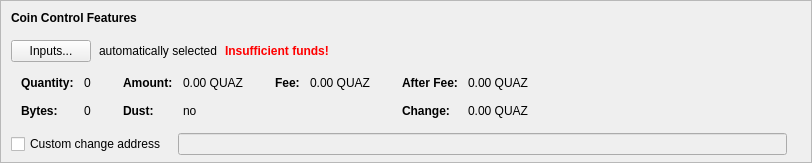
    <widget class="QFrame" name="frameCoinControl">
     <property name="sizePolicy">
      <sizepolicy hsizetype="Expanding" vsizetype="Expanding">
       <horstretch>0</horstretch>
       <verstretch>0</verstretch>
      </sizepolicy>
     </property>
     <property name="maximumSize">
      <size>
       <width>16777215</width>
       <height>16777215</height>
      </size>
     </property>
     <property name="frameShape">
      <enum>QFrame::StyledPanel</enum>
     </property>
     <property name="frameShadow">
      <enum>QFrame::Sunken</enum>
     </property>
     <layout class="QVBoxLayout" name="verticalLayoutCoinControl2">
      <property name="spacing">
       <number>0</number>
      </property>
      <property name="leftMargin">
       <number>0</number>
      </property>
      <property name="topMargin">
       <number>0</number>
      </property>
      <property name="rightMargin">
       <number>0</number>
      </property>
      <property name="bottomMargin">
       <number>6</number>
      </property>
      <item>
       <layout class="QVBoxLayout" name="verticalLayoutCoinControl" stretch="0,0,0,0,1">
        <property name="spacing">
         <number>0</number>
        </property>
        <property name="leftMargin">
         <number>10</number>
        </property>
        <property name="topMargin">
         <number>10</number>
        </property>
        <item>
         <layout class="QHBoxLayout" name="horizontalLayoutCoinControl1">
          <property name="bottomMargin">
           <number>15</number>
          </property>
          <item>
           <widget class="QLabel" name="labelCoinControlFeatures">
            <property name="sizePolicy">
             <sizepolicy hsizetype="Preferred" vsizetype="Maximum">
              <horstretch>0</horstretch>
              <verstretch>0</verstretch>
             </sizepolicy>
            </property>
            <property name="font">
             <font>
              <weight>75</weight>
              <bold>true</bold>
             </font>
            </property>
            <property name="styleSheet">
             <string notr="true">font-weight:bold;</string>
            </property>
            <property name="text">
             <string>Coin Control Features</string>
            </property>
           </widget>
          </item>
         </layout>
        </item>
        <item>
         <layout class="QHBoxLayout" name="horizontalLayoutCoinControl2" stretch="0,0,0,0">
          <property name="spacing">
           <number>8</number>
          </property>
          <property name="bottomMargin">
           <number>10</number>
          </property>
          <item>
           <widget class="QPushButton" name="pushButtonCoinControl">
            <property name="styleSheet">
             <string notr="true"/>
            </property>
            <property name="text">
             <string>Inputs...</string>
            </property>
            <property name="autoDefault">
             <bool>false</bool>
            </property>
           </widget>
          </item>
          <item>
           <widget class="QLabel" name="labelCoinControlAutomaticallySelected">
            <property name="text">
             <string>automatically selected</string>
            </property>
            <property name="margin">
             <number>5</number>
            </property>
           </widget>
          </item>
          <item>
           <widget class="QLabel" name="labelCoinControlInsuffFunds">
            <property name="font">
             <font>
              <weight>75</weight>
              <bold>true</bold>
             </font>
            </property>
            <property name="styleSheet">
             <string notr="true">color:red;font-weight:bold;</string>
            </property>
            <property name="text">
             <string>Insufficient funds!</string>
            </property>
            <property name="margin">
             <number>5</number>
            </property>
           </widget>
          </item>
          <item>
           <spacer name="horizontalSpacerCoinControl">
            <property name="orientation">
             <enum>Qt::Horizontal</enum>
            </property>
            <property name="sizeHint" stdset="0">
             <size>
              <width>40</width>
              <height>1</height>
             </size>
            </property>
           </spacer>
          </item>
         </layout>
        </item>
        <item>
         <widget class="QWidget" name="widgetCoinControl" native="true">
          <property name="sizePolicy">
           <sizepolicy hsizetype="Preferred" vsizetype="Preferred">
            <horstretch>0</horstretch>
            <verstretch>0</verstretch>
           </sizepolicy>
          </property>
          <property name="minimumSize">
           <size>
            <width>0</width>
            <height>0</height>
           </size>
          </property>
          <property name="styleSheet">
           <string notr="true"/>
          </property>
          <layout class="QHBoxLayout" name="horizontalLayoutCoinControl5">
           <property name="leftMargin">
            <number>0</number>
           </property>
           <property name="topMargin">
            <number>0</number>
           </property>
           <property name="rightMargin">
            <number>0</number>
           </property>
           <property name="bottomMargin">
            <number>0</number>
           </property>
           <item>
            <layout class="QHBoxLayout" name="horizontalLayoutCoinControl3" stretch="0,0,0,1">
             <property name="spacing">
              <number>20</number>
             </property>
             <property name="topMargin">
              <number>0</number>
             </property>
             <property name="bottomMargin">
              <number>10</number>
             </property>
             <item>
              <layout class="QFormLayout" name="formLayoutCoinControl1">
               <property name="horizontalSpacing">
                <number>10</number>
               </property>
               <property name="verticalSpacing">
                <number>14</number>
               </property>
               <property name="leftMargin">
                <number>10</number>
               </property>
               <property name="topMargin">
                <number>4</number>
               </property>
               <property name="rightMargin">
                <number>6</number>
               </property>
               <item row="0" column="0">
                <widget class="QLabel" name="labelCoinControlQuantityText">
                 <property name="font">
                  <font>
                   <weight>75</weight>
                   <bold>true</bold>
                  </font>
                 </property>
                 <property name="text">
                  <string>Quantity:</string>
                 </property>
                 <property name="margin">
                  <number>0</number>
                 </property>
                </widget>
               </item>
               <item row="0" column="1">
                <widget class="QLabel" name="labelCoinControlQuantity">
                 <property name="cursor">
                  <cursorShape>IBeamCursor</cursorShape>
                 </property>
                 <property name="contextMenuPolicy">
                  <enum>Qt::ActionsContextMenu</enum>
                 </property>
                 <property name="text">
                  <string notr="true">0</string>
                 </property>
                 <property name="margin">
                  <number>0</number>
                 </property>
                 <property name="textInteractionFlags">
                  <set>Qt::LinksAccessibleByMouse|Qt::TextSelectableByKeyboard|Qt::TextSelectableByMouse</set>
                 </property>
                </widget>
               </item>
               <item row="1" column="0">
                <widget class="QLabel" name="labelCoinControlBytesText">
                 <property name="font">
                  <font>
                   <weight>75</weight>
                   <bold>true</bold>
                  </font>
                 </property>
                 <property name="text">
                  <string>Bytes:</string>
                 </property>
                </widget>
               </item>
               <item row="1" column="1">
                <widget class="QLabel" name="labelCoinControlBytes">
                 <property name="cursor">
                  <cursorShape>IBeamCursor</cursorShape>
                 </property>
                 <property name="contextMenuPolicy">
                  <enum>Qt::ActionsContextMenu</enum>
                 </property>
                 <property name="text">
                  <string notr="true">0</string>
                 </property>
                 <property name="textInteractionFlags">
                  <set>Qt::LinksAccessibleByMouse|Qt::TextSelectableByKeyboard|Qt::TextSelectableByMouse</set>
                 </property>
                </widget>
               </item>
              </layout>
             </item>
             <item>
              <layout class="QFormLayout" name="formLayoutCoinControl2">
               <property name="horizontalSpacing">
                <number>10</number>
               </property>
               <property name="verticalSpacing">
                <number>14</number>
               </property>
               <property name="leftMargin">
                <number>6</number>
               </property>
               <property name="topMargin">
                <number>4</number>
               </property>
               <property name="rightMargin">
                <number>6</number>
               </property>
               <item row="0" column="0">
                <widget class="QLabel" name="labelCoinControlAmountText">
                 <property name="font">
                  <font>
                   <weight>75</weight>
                   <bold>true</bold>
                  </font>
                 </property>
                 <property name="text">
                  <string>Amount:</string>
                 </property>
                 <property name="margin">
                  <number>0</number>
                 </property>
                </widget>
               </item>
               <item row="0" column="1">
                <widget class="QLabel" name="labelCoinControlAmount">
                 <property name="cursor">
                  <cursorShape>IBeamCursor</cursorShape>
                 </property>
                 <property name="contextMenuPolicy">
                  <enum>Qt::ActionsContextMenu</enum>
                 </property>
                 <property name="text">
                  <string notr="true">0.00 QUAZ</string>
                 </property>
                 <property name="textInteractionFlags">
                  <set>Qt::LinksAccessibleByMouse|Qt::TextSelectableByKeyboard|Qt::TextSelectableByMouse</set>
                 </property>
                </widget>
               </item>
               <item row="1" column="0">
                <widget class="QLabel" name="labelCoinControlLowOutputText">
                 <property name="font">
                  <font>
                   <weight>75</weight>
                   <bold>true</bold>
                  </font>
                 </property>
                 <property name="text">
                  <string>Dust:</string>
                 </property>
                </widget>
               </item>
               <item row="1" column="1">
                <widget class="QLabel" name="labelCoinControlLowOutput">
                 <property name="cursor">
                  <cursorShape>IBeamCursor</cursorShape>
                 </property>
                 <property name="contextMenuPolicy">
                  <enum>Qt::ActionsContextMenu</enum>
                 </property>
                 <property name="text">
                  <string notr="true">no</string>
                 </property>
                 <property name="textInteractionFlags">
                  <set>Qt::LinksAccessibleByMouse|Qt::TextSelectableByKeyboard|Qt::TextSelectableByMouse</set>
                 </property>
                </widget>
               </item>
              </layout>
             </item>
             <item>
              <layout class="QFormLayout" name="formLayoutCoinControl3">
               <property name="horizontalSpacing">
                <number>10</number>
               </property>
               <property name="verticalSpacing">
                <number>14</number>
               </property>
               <property name="leftMargin">
                <number>6</number>
               </property>
               <property name="topMargin">
                <number>4</number>
               </property>
               <property name="rightMargin">
                <number>6</number>
               </property>
               <item row="0" column="0">
                <widget class="QLabel" name="labelCoinControlFeeText">
                 <property name="font">
                  <font>
                   <weight>75</weight>
                   <bold>true</bold>
                  </font>
                 </property>
                 <property name="text">
                  <string>Fee:</string>
                 </property>
                 <property name="margin">
                  <number>0</number>
                 </property>
                </widget>
               </item>
               <item row="0" column="1">
                <widget class="QLabel" name="labelCoinControlFee">
                 <property name="cursor">
                  <cursorShape>IBeamCursor</cursorShape>
                 </property>
                 <property name="contextMenuPolicy">
                  <enum>Qt::ActionsContextMenu</enum>
                 </property>
                 <property name="text">
                  <string notr="true">0.00 QUAZ</string>
                 </property>
                 <property name="textInteractionFlags">
                  <set>Qt::LinksAccessibleByMouse|Qt::TextSelectableByKeyboard|Qt::TextSelectableByMouse</set>
                 </property>
                </widget>
               </item>
             </layout>
             </item>
             <item>
              <layout class="QFormLayout" name="formLayoutCoinControl4">
               <property name="horizontalSpacing">
                <number>10</number>
               </property>
               <property name="verticalSpacing">
                <number>14</number>
               </property>
               <property name="leftMargin">
                <number>6</number>
               </property>
               <property name="topMargin">
                <number>4</number>
               </property>
               <property name="rightMargin">
                <number>6</number>
               </property>
               <item row="0" column="0">
                <widget class="QLabel" name="labelCoinControlAfterFeeText">
                 <property name="font">
                  <font>
                   <weight>75</weight>
                   <bold>true</bold>
                  </font>
                 </property>
                 <property name="text">
                  <string>After Fee:</string>
                 </property>
                 <property name="margin">
                  <number>0</number>
                 </property>
                </widget>
               </item>
               <item row="0" column="1">
                <widget class="QLabel" name="labelCoinControlAfterFee">
                 <property name="cursor">
                  <cursorShape>IBeamCursor</cursorShape>
                 </property>
                 <property name="contextMenuPolicy">
                  <enum>Qt::ActionsContextMenu</enum>
                 </property>
                 <property name="text">
                  <string notr="true">0.00 QUAZ</string>
                 </property>
                 <property name="textInteractionFlags">
                  <set>Qt::LinksAccessibleByMouse|Qt::TextSelectableByKeyboard|Qt::TextSelectableByMouse</set>
                 </property>
                </widget>
               </item>
               <item row="1" column="0">
                <widget class="QLabel" name="labelCoinControlChangeText">
                 <property name="font">
                  <font>
                   <weight>75</weight>
                   <bold>true</bold>
                  </font>
                 </property>
                 <property name="text">
                  <string>Change:</string>
                 </property>
                </widget>
               </item>
               <item row="1" column="1">
                <widget class="QLabel" name="labelCoinControlChange">
                 <property name="cursor">
                  <cursorShape>IBeamCursor</cursorShape>
                 </property>
                 <property name="contextMenuPolicy">
                  <enum>Qt::ActionsContextMenu</enum>
                 </property>
                 <property name="text">
                  <string notr="true">0.00 QUAZ</string>
                 </property>
                 <property name="textInteractionFlags">
                  <set>Qt::LinksAccessibleByMouse|Qt::TextSelectableByKeyboard|Qt::TextSelectableByMouse</set>
                 </property>
                </widget>
               </item>
              </layout>
             </item>
            </layout>
           </item>
          </layout>
         </widget>
        </item>
        <item>
         <layout class="QHBoxLayout" name="horizontalLayoutCoinControl4" stretch="0,0,0">
          <property name="spacing">
           <number>12</number>
          </property>
          <property name="sizeConstraint">
           <enum>QLayout::SetDefaultConstraint</enum>
          </property>
          <property name="topMargin">
           <number>5</number>
          </property>
          <property name="rightMargin">
           <number>5</number>
          </property>
          <item>
           <widget class="QCheckBox" name="checkBoxCoinControlChange">
            <property name="toolTip">
             <string>If this is activated, but the change address is empty or invalid, change will be sent to a newly generated address.</string>
            </property>
            <property name="text">
             <string>Custom change address</string>
            </property>
           </widget>
          </item>
          <item>
           <widget class="QValidatedLineEdit" name="lineEditCoinControlChange">
            <property name="enabled">
             <bool>false</bool>
            </property>
            <property name="sizePolicy">
             <sizepolicy hsizetype="Expanding" vsizetype="Fixed">
              <horstretch>0</horstretch>
              <verstretch>0</verstretch>
             </sizepolicy>
            </property>
           </widget>
          </item>
          <item>
           <widget class="QLabel" name="labelCoinControlChangeLabel">
            <property name="sizePolicy">
             <sizepolicy hsizetype="Preferred" vsizetype="Expanding">
              <horstretch>0</horstretch>
              <verstretch>0</verstretch>
             </sizepolicy>
            </property>
            <property name="minimumSize">
             <size>
              <width>0</width>
              <height>0</height>
             </size>
            </property>
            <property name="text">
             <string/>
            </property>
            <property name="margin">
             <number>3</number>
            </property>
           </widget>
          </item>
         </layout>
        </item>
        <item>
         <spacer name="verticalSpacerCoinControl">
          <property name="orientation">
           <enum>Qt::Vertical</enum>
          </property>
          <property name="sizeHint" stdset="0">
           <size>
            <width>800</width>
            <height>1</height>
           </size>
          </property>
         </spacer>
        </item>
       </layout>
      </item>
     </layout>
    </widget>
